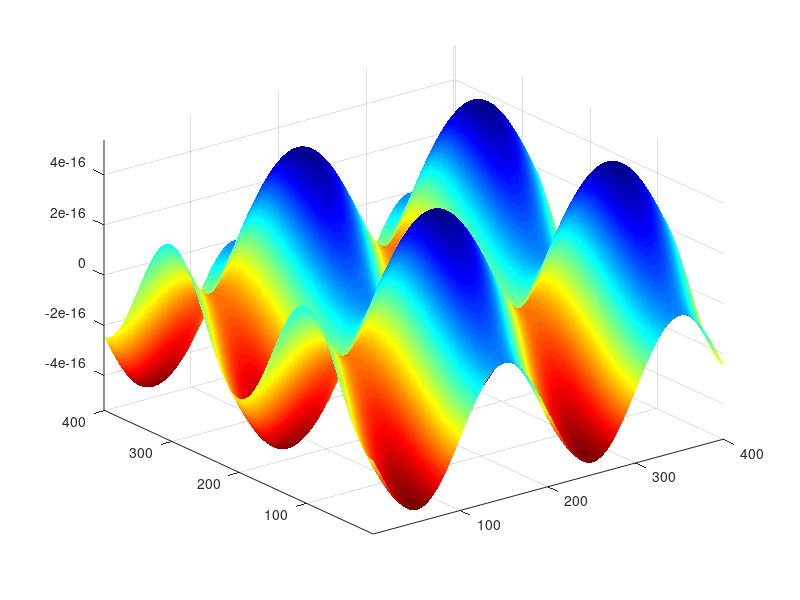

Recreate this plot in MATLAB.
%MOVIE_EX2.M Sample of movie making from Moore.
%This one does a surface by redrawing parts of a figure.
%Grant Clark
%BREE 252
%2011

%% Housekeeping
clear, clc, clf     %clear workspace, command window, figure

%% Set-up
x=0:pi/100:4*pi;    %define x vector
y=x;                %set intial y vector
[X Y]=meshgrid(x,y);%generate mesh of coordinates (remember meshgrid?)
z=3*sin(X)+cos(Y);  %calculate 'height' values for each point

%% Create figure, set properties
h=surf(z);          %generate figure and capture handle
axis tight;         %set axis property to tight spacing

set(gca, 'nextplot', 'replacechildren') %replace the 'child objects' on axes, but not axes
shading interp
colormap(jet)

%% Loop
for k=0:pi/100:2*pi;            %start loop
    z=(sin(X)+cos(Y)).*sin(k);  %find new z data
    set(h,'ZData',z);           %Set z-data property of surface
    drawnow                     %don't wait to redraw - do it now!
end
disp('All done!')
